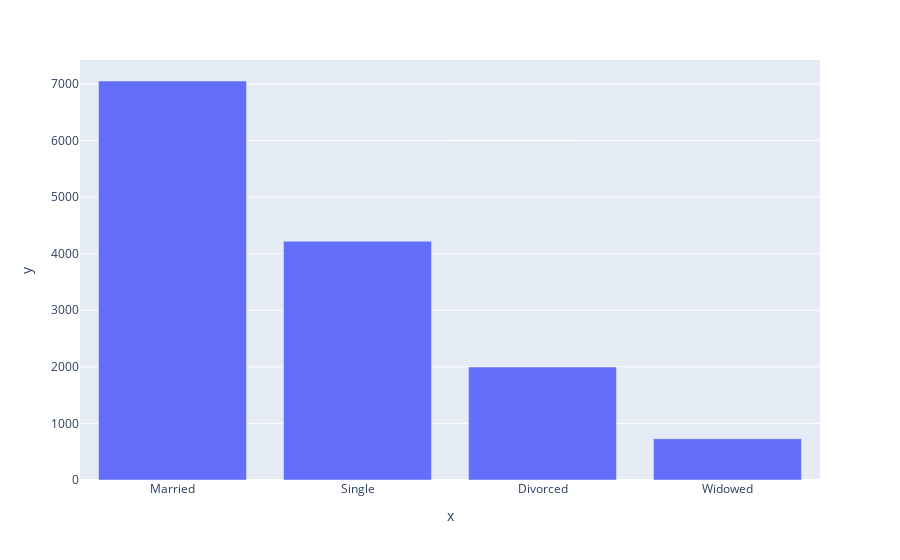

Write notebook code for a chart like this one.
### Code cell
employee_status=train["MaritalStatus"].value_counts()
labels=employee_status.index
values=employee_status.values
fig = px.bar(x=labels,y=values)
fig.show()

### Figure 1 — Plotly figure (JSON) as saved in the notebook; plotly's stock layout.template omitted (floating-point values rounded to 4 significant figures)
{"data": [{"alignmentgroup": "True", "hovertemplate": "x=%{x}<br>y=%{y}<extra></extra>", "legendgroup": "", "marker": {"color": "#636efa", "pattern": {"shape": ""}}, "name": "", "offsetgroup": "", "orientation": "v", "showlegend": false, "textposition": "auto", "type": "bar", "x": ["Married", "Single", "Divorced", "Widowed"], "xaxis": "x", "y": [7052, 4221, 1998, 729], "yaxis": "y"}], "layout": {"barmode": "relative", "legend": {"tracegroupgap": 0}, "margin": {"t": 60}, "xaxis": {"anchor": "y", "domain": [0, 1], "title": {"text": "x"}}, "yaxis": {"anchor": "x", "domain": [0, 1], "title": {"text": "y"}}}}
